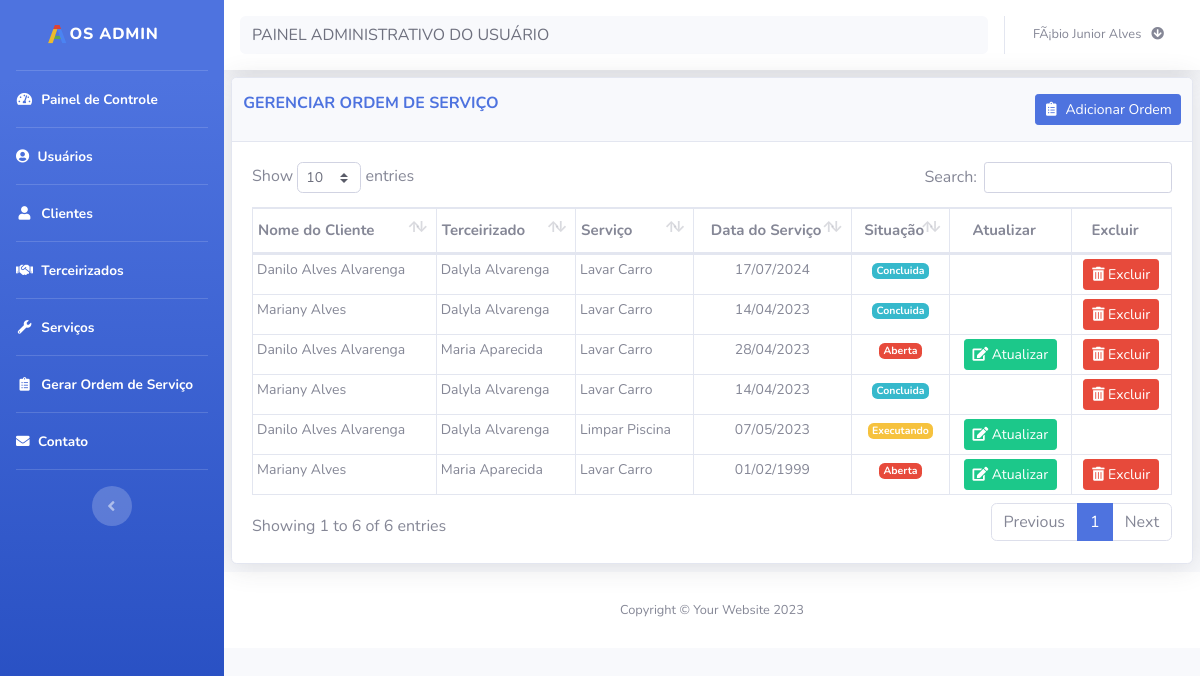
The app's page /ordem/ordem?status=0.php (signed in) with its own data.
### tables this page shows
CREATE TABLE IF NOT EXISTS `ordem` (
  `cod` int(11) NOT NULL AUTO_INCREMENT,
  `cod_cliente` int(11) NOT NULL,
  `cod_terceirizado` int(11) NOT NULL,
  `cod_servico` int(11) NOT NULL,
  `data_servico` date NOT NULL,
  `status` int(11) NOT NULL,
  `data` date NOT NULL,
  PRIMARY KEY (`cod`),
  KEY `foreign_key_cod_cliente` (`cod_cliente`),
  KEY `foreign_key_cod_servico` (`cod_servico`),
  KEY `foreign_key_cod_terceirizado` (`cod_terceirizado`)
);

CREATE TABLE IF NOT EXISTS `cliente` (
  `cod` int(11) NOT NULL AUTO_INCREMENT,
  `nome` varchar(100) NOT NULL,
  `email` varchar(100) NOT NULL,
  `senha` varchar(100) NOT NULL,
  `endereco` varchar(100) NOT NULL,
  `numero` varchar(11) NOT NULL,
  `bairro` varchar(100) NOT NULL,
  `cidade` varchar(100) NOT NULL,
  `telefone` varchar(100) NOT NULL,
  `status` int(11) NOT NULL,
  `perfil` int(11) NOT NULL,
  `data` date NOT NULL,
  PRIMARY KEY (`cod`)
);

CREATE TABLE IF NOT EXISTS `terceirizado` (
  `cod` int(11) NOT NULL AUTO_INCREMENT,
  `nome` varchar(100) NOT NULL,
  `email` varchar(100) NOT NULL,
  `telefone` varchar(100) NOT NULL,
  `senha` varchar(100) NOT NULL,
  `status` int(11) NOT NULL,
  `perfil` int(11) NOT NULL,
  `data` date NOT NULL,
  PRIMARY KEY (`cod`)
);

CREATE TABLE IF NOT EXISTS `servico` (
  `cod` int(11) NOT NULL AUTO_INCREMENT,
  `nome` varchar(100) NOT NULL,
  `valor` decimal(10,0) NOT NULL,
  `data` date NOT NULL,
  PRIMARY KEY (`cod`)
);

### bd/bd_ordem.php (called while the page is built, shortened)
<?php
function listaOrdem($status, $cod_cliente = null, $cod_terceirizado = null)
{
    $conexao = conecta_bd();
    $query = $conexao->prepare("SELECT
                                    o.cod AS cod,
                                    c.nome AS nome_cliente,
                                    t.nome AS nome_terceirizada,
                                    s.nome AS nome_servico,
                                    o.data_servico AS data_servico,
                                    o.status AS status
                                FROM
                                    ordem o,servico s, cliente c,
                                    terceirizado t
                                where
                                    o.cod_cliente = c.cod AND
                                    o.cod_servico = s.cod AND
                                    o.cod_terceirizado = t.cod AND
                                    (o.status = ? OR ? = 0)" .
        ($cod_cliente ? " AND o.cod_cliente = ?" : "") .
        ($cod_terceirizado ? " AND o.cod_terceirizado = ?" : ""));
    $query->bindParam(1, $status);
    $query->bindParam(2, $status);
    $query->execute();
    $lista = $query->fetchAll(PDO::FETCH_ASSOC);
    return $lista;
}

### ordem/ordem.php (the view, shortened to what this page needs)
<?php
require_once('../layout/header.php');
require_once('../layout/sidebar.php');
?>
<div id="content">
    <?php require_once('../layout/navbar.php'); ?>
    <div class="container-fluid">
        <div class="card shadow mb-2">
            <div class="card-header py-3">
                <div class="row">
                    <div class="col-md-8">
                        <h6 class="m-0 font-weight-bold text-primary" id="title">GERENCIAR ORDEM DE SERVIÇO</h6>
                    </div>
                    <div class="col-md-4 card_button_title">
                        <?php if ($_SESSION['perfil'] == 1)
                            echo '<a title="Adicionar nova ordem" href="cad_ordem.php"><button type="button" class="btn btn-primary btn-sm card_button_title" data-toggle="modal" id=" "> <i class="fas fa-fw fa-clipboard-list">&nbsp;</i> Adicionar Ordem</button></a>';
                        ?>
                    </div>
                </div>
            </div>
            <div class="card-body">
                <div class="table-responsive">
                    <table class="table table-bordered" id="dataTable" width="100%" cellspacing="0">
                        <thead>
                            <tr>
                                <th>Nome do Cliente</th>
                                <th>Terceirizado</th>
                                <th>Serviço</th>
                                <th class="text-center">Data do Serviço</th>
                                <th class="text-center">Situação</th>
                                <th class="text-center" data-orderable="false">Atualizar</th>
                                <th class="text-center" data-orderable="false">Excluir</th>
                            </tr>
                        </thead>
                        <tbody>
                            <?php
                            require_once("../bd/bd_ordem.php");
                            if ($_SESSION['perfil'] == 1)
                                $ordem = listaOrdem($_GET['status']);
                            else if ($_SESSION['perfil'] == 2)
                                $ordem = listaOrdem($_GET['status'], $_SESSION['cod_usu']);
                            else if ($_SESSION['perfil'] == 3)
                                $ordem = listaOrdem($_GET['status'], null, $_SESSION['cod_usu']);
                            foreach ($ordem as $dados) :
                            ?>
                                <tr>
                                    <td><?= $dados['nome_cliente'] ?></td>
                                    <td><?= $dados['nome_terceirizada'] ?></td>
                                    <td><?= $dados['nome_servico'] ?></td>
                                    <td class="text-center"><?= date('d/m/Y', strtotime($dados['data_servico'])) ?></td>
                                    <td class="text-center"><?= ($dados['status'] == 1) ? '<span class="badge badge-danger">Aberta</span>' : (($dados['status'] == 2) ? '<span class="badge badge-warning">Executando</span>' : '<span class="badge badge-info">Concluida</span>') ?></td>
                                    <td class="text-center">
                                        <?php if (($dados['status'] == 1) or ($dados['status'] == 2)) : ?>
                                            <?php if ($_SESSION['perfil'] != 2)
                                                echo '<a title="Atualizar" href="editar_ordem.php?cod=' . $dados['cod'] . '" class="btn btn-sm btn-success"><i class="fas fa-edit">&nbsp;</i>Atualizar</a>';
                                            ?>
                                        <?php endif ?>
                                    </td>
                                    <td class="text-center">
                                        <?php if (($dados['status'] == 1) or ($dados['status'] == 3)) : ?>
                                            <?php if ($_SESSION['perfil'] == 1)
                                                echo '<a title="Excluir" href="javascript:void(0)" data-toggle="modal" data-target="#excluir-' . $dados["cod"] . '" class="btn btn-sm btn-danger"><i class="fas fa-trash-alt">&nbsp;</i>Excluir</a>';
                                            ?>
                                        <?php endif ?>
                                    </td>
                                </tr>
                            <?php endforeach ?>
                        </tbody>
                    </table>
                </div>
            </div>
        </div>
    </div>
    <?php
    require_once('../layout/footer.php');
    ?>

### layout/header.php (shortened to what this page needs)
<!DOCTYPE html>
<html lang="pt-br">
<head>
    <link href="../vendor/fontawesome-free/css/all.min.css" rel="stylesheet" type="text/css">
    <link href="../css/sb-admin-2.css" rel="stylesheet">
    <link href="../css/custom.css" rel="stylesheet">
    <link href="../vendor/datatables/dataTables.bootstrap4.min.css" rel="stylesheet">
</head>
<body id="page-top">
    <div id="wrapper">

### layout/sidebar.php
<ul class="navbar-nav bg-gradient-primary sidebar sidebar-dark accordion" id="accordionSidebar">
    <a class="sidebar-brand d-flex align-items-center justify-content-center" href="../home/home.php">
        <div class="sidebar-brand-text mx-3"><img class = "img-dashbord" src="../img/favicon-alvina.png">OS Admin</div>
    </a>
    <hr class="sidebar-divider my-0">
    <li class="nav-item active">
        <a class="nav-link" href="../home/home.php">
            <i class="fas fa-fw fa-tachometer-alt"></i>
            <span>Painel de Controle</span></a>
        </li>
        <?php
        if($_SESSION['perfil']== 1){
           ?>
           <hr class="sidebar-divider my-0">
           <li class="nav-item active">
            <a class="nav-link" href="../usuario/usuario.php">
                <i class="fa fa-user-circle"></i>
                <span>Usuários</span></a>
            </li>
            <hr class="sidebar-divider my-0">
            <li class="nav-item active">
                <a class="nav-link" href="../cliente/cliente.php">
                    <i class="fas fa-fw fa-user"></i>
                    <span>Clientes</span></a>
                </li>
            <hr class="sidebar-divider my-0">
            <li class="nav-item active">
                <a class="nav-link" href="../terceirizado/terceirizado.php">
                    <i class="fa fa-handshake"></i>
                    <span>Terceirizados</span></a>
                </li>
                <hr class="sidebar-divider my-0">
                <li class="nav-item active">
                    <a class="nav-link" href="../servico/servico.php">
                        <i class="fas fa-fw fa-wrench"></i>
                        <span>Serviços</span></a>
                    </li>
                    <hr class="sidebar-divider my-0">
                    <li class="nav-item active">
                        <a class="nav-link" href="../ordem/ordem?status=0.php">
                            <i class="fas fa-fw fa-clipboard-list"></i>
                            <span>Gerar Ordem de Serviço</span></a>
                        </li>
                        <?php
                    }
                    ?>
                    <hr class="sidebar-divider my-0">
                    <li class="nav-item active">
                        <a class="nav-link" href="../contato/contato.php">
                            <i class="fa fa-envelope"></i>
                            <span>Contato</span></a>
                        </li>
                        <hr class="sidebar-divider d-none d-md-block">
                        <div class="text-center d-none d-md-inline">
                            <button class="rounded-circle border-0" id="sidebarToggle"></button>
                        </div>
                    </ul>
                    <div id="content-wrapper" class="d-flex flex-column">

### layout/navbar.php (shortened to what this page needs)
<?php
    if ($_SESSION['perfil']==1) {
        $texto = "PAINEL ADMINISTRATIVO DO USUÁRIO";
    }elseif($_SESSION['perfil']==2){
        $texto = "PAINEL ADMINISTRATIVO DO CLIENTE";
    }else{
        $texto = "PAINEL ADMINISTRATIVO DO TERCEIRIZADO";
    }
?>
<nav class="navbar navbar-expand navbar-light bg-white topbar mb-4 static-top shadow">
    <div class="input-group">
        <input type="text" class="form-control bg-light border-0 small" value="<?=$texto?>" readonly
        aria-label="Search" aria-describedby="basic-addon2">
    </div>
    <ul class="navbar-nav ml-auto">
        <li class="nav-item dropdown no-arrow">
            <a class="nav-link dropdown-toggle" href="#" id="userDropdown" role="button"
            data-toggle="dropdown" aria-haspopup="true" aria-expanded="false">
            <span class="mr-2 d-none d-lg-inline text-gray-600 small"><?php echo $_SESSION['nome_usu']?> &nbsp; <i class="fa fa-arrow-circle-down"></i></span>
        </a>
</li>
</ul>
</nav>

### layout/footer.php (shortened to what this page needs)
    <footer class="sticky-footer bg-white">
        <div class="container my-auto">
            <div class="copyright text-center my-auto">
                <span>Copyright &copy; Your Website 2023</span>
            </div>
        </div>
    </footer>
</div>
</div>
</body>
</html>

### css/custom.css (style rules this page uses)
.card_button_title { float: right; }
.table td, .table th { padding-right: 0; }
.table td { padding: .25rem; font-size: 14px; }
.table_resultfim td, th { padding: .87rem !important; }
.table_result td, th { padding: 1.1rem !important; }
.table th { padding-top: 10px !important; padding-bottom: 10px !important; padding-left: 5px !important; font-size: 15px; }
.table_process td, .table th { padding-right: 0; }

### records on screen
ordem: cod_cliente.nome "Danilo Alves Alvarenga", cod_terceirizado.nome "Dalyla Alvarenga", cod_servico.nome "Lavar Carro", data_servico "17/07/2024", status "Concluida"
ordem: cod_cliente.nome "Mariany Alves", cod_terceirizado.nome "Dalyla Alvarenga", cod_servico.nome "Lavar Carro", data_servico "14/04/2023", status "Concluida"
ordem: cod_cliente.nome "Danilo Alves Alvarenga", cod_terceirizado.nome "Maria Aparecida", cod_servico.nome "Lavar Carro", data_servico "28/04/2023", status "Aberta"
ordem: cod_cliente.nome "Mariany Alves", cod_terceirizado.nome "Dalyla Alvarenga", cod_servico.nome "Lavar Carro", data_servico "14/04/2023", status "Concluida"
ordem: cod_cliente.nome "Danilo Alves Alvarenga", cod_terceirizado.nome "Dalyla Alvarenga", cod_servico.nome "Limpar Piscina", data_servico "07/05/2023", status "Executando"
ordem: cod_cliente.nome "Mariany Alves", cod_terceirizado.nome "Maria Aparecida", cod_servico.nome "Lavar Carro", data_servico "01/02/1999", status "Aberta"

### other values on screen
$_SESSION['nome_usu'] "FÃ¡bio Junior Alves"
